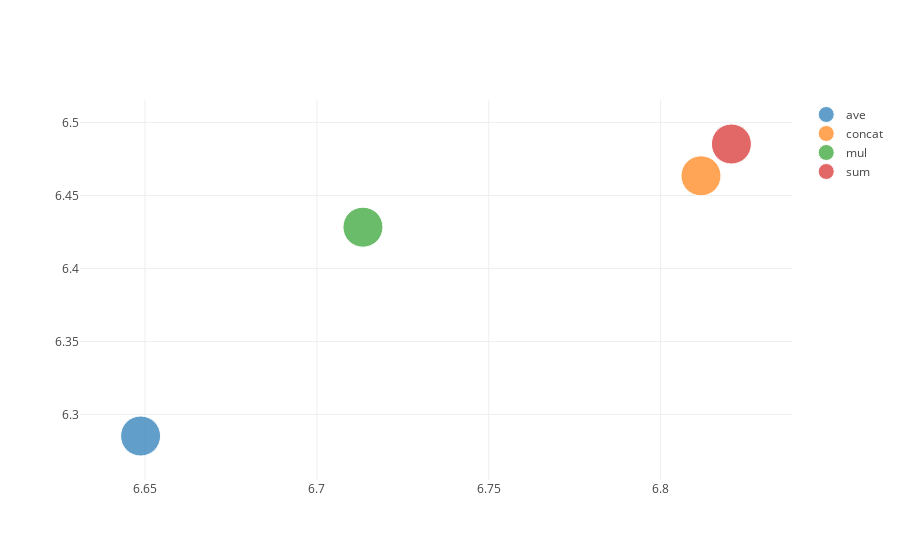

Write notebook code for a chart like this one.
### Code cell
graph_results(b,'bimerge',['full','drop', 'fulldrop','nlayers', 'lag'])

### Figure 1 — Plotly figure (JSON) as saved in the notebook; plotly's stock layout.template omitted (floating-point values rounded to 4 significant figures)
{"data": [{"marker": {"size": [40]}, "mode": "markers", "name": "ave", "text": ["full:[512]-drop:0.1-fulldrop:0.05-nlayers:2-lag:12-bimerge:ave"], "type": "scatter", "uid": "f3a24671-9370-4253-83e7-1b7b43e7541b", "x": [6.649], "y": [6.285]}, {"marker": {"size": [40]}, "mode": "markers", "name": "concat", "text": ["full:[512]-drop:0.1-fulldrop:0.05-nlayers:2-lag:12-bimerge:concat"], "type": "scatter", "uid": "ee17ac56-88a8-44b6-8894-4ad489e5ae84", "x": [6.812], "y": [6.464]}, {"marker": {"size": [40]}, "mode": "markers", "name": "mul", "text": ["full:[512]-drop:0.1-fulldrop:0.05-nlayers:2-lag:12-bimerge:mul"], "type": "scatter", "uid": "3b2ada40-a70c-473a-9412-01fb7adf046a", "x": [6.713], "y": [6.428]}, {"marker": {"size": [40]}, "mode": "markers", "name": "sum", "text": ["full:[512]-drop:0.1-fulldrop:0.05-nlayers:2-lag:12-bimerge:sum"], "type": "scatter", "uid": "3cfe1fc8-b680-4b0b-9a7f-c3320123a902", "x": [6.821], "y": [6.485]}], "layout": {}}
